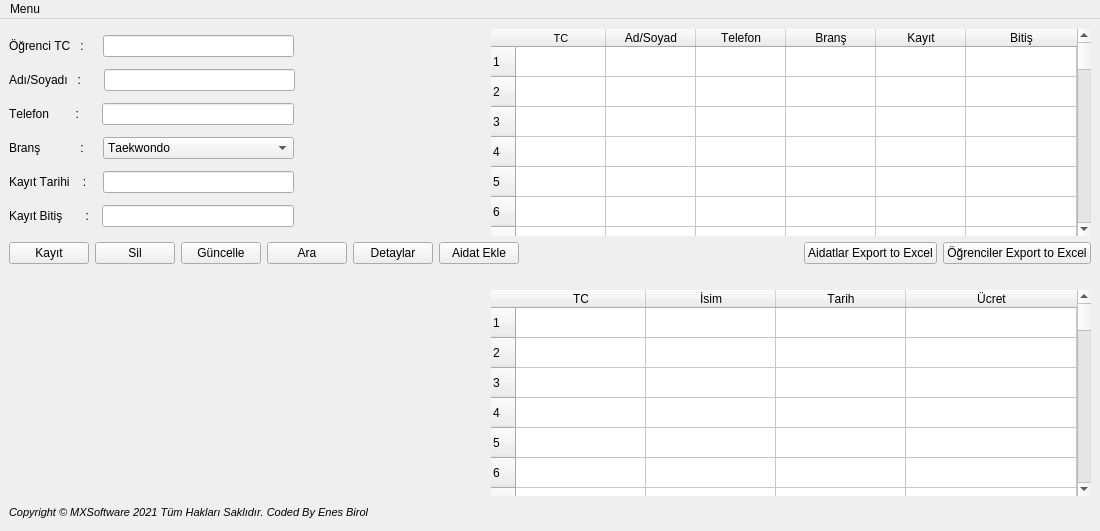
<?xml version="1.0" encoding="UTF-8"?>
<ui version="4.0">
 <class>MainWindow</class>
 <widget class="QMainWindow" name="MainWindow">
  <property name="windowModality">
   <enum>Qt::NonModal</enum>
  </property>
  <property name="geometry">
   <rect>
    <x>0</x>
    <y>0</y>
    <width>1100</width>
    <height>531</height>
   </rect>
  </property>
  <property name="minimumSize">
   <size>
    <width>0</width>
    <height>0</height>
   </size>
  </property>
  <property name="sizeIncrement">
   <size>
    <width>800</width>
    <height>200</height>
   </size>
  </property>
  <property name="baseSize">
   <size>
    <width>700</width>
    <height>200</height>
   </size>
  </property>
  <property name="font">
   <font>
    <weight>50</weight>
    <bold>false</bold>
    <strikeout>false</strikeout>
    <kerning>false</kerning>
   </font>
  </property>
  <property name="windowTitle">
   <string>Sporcu Kayıt ve Aidat Programı</string>
  </property>
  <property name="windowIcon">
   <iconset resource="assets/icons.qrc">
    <normaloff>:/assets/martialarts_g.png</normaloff>:/assets/martialarts_g.png</iconset>
  </property>
  <property name="styleSheet">
   <string notr="true"/>
  </property>
  <widget class="QWidget" name="centralwidget">
   <property name="minimumSize">
    <size>
     <width>1100</width>
     <height>400</height>
    </size>
   </property>
   <layout class="QVBoxLayout" name="verticalLayout_2">
    <property name="topMargin">
     <number>10</number>
    </property>
    <item>
     <layout class="QHBoxLayout" name="horizontalLayout_6">
      <property name="bottomMargin">
       <number>0</number>
      </property>
      <item>
       <layout class="QVBoxLayout" name="verticalLayout">
        <property name="bottomMargin">
         <number>0</number>
        </property>
        <item>
         <layout class="QHBoxLayout" name="horizontalLayout">
          <property name="topMargin">
           <number>0</number>
          </property>
          <item>
           <widget class="QLabel" name="label">
            <property name="text">
             <string>Öğrenci TC   :    </string>
            </property>
           </widget>
          </item>
          <item>
           <widget class="QLineEdit" name="ogr_tc_edit"/>
          </item>
          <item>
           <spacer name="horizontalSpacer_2">
            <property name="orientation">
             <enum>Qt::Horizontal</enum>
            </property>
            <property name="sizeHint" stdset="0">
             <size>
              <width>40</width>
              <height>20</height>
             </size>
            </property>
           </spacer>
          </item>
         </layout>
        </item>
        <item>
         <layout class="QHBoxLayout" name="horizontalLayout_5">
          <property name="topMargin">
           <number>0</number>
          </property>
          <item>
           <widget class="QLabel" name="label_5">
            <property name="text">
             <string>Adı/Soyadı   :     </string>
            </property>
           </widget>
          </item>
          <item>
           <widget class="QLineEdit" name="ogr_name_surname_edit"/>
          </item>
          <item>
           <spacer name="horizontalSpacer_3">
            <property name="orientation">
             <enum>Qt::Horizontal</enum>
            </property>
            <property name="sizeHint" stdset="0">
             <size>
              <width>40</width>
              <height>20</height>
             </size>
            </property>
           </spacer>
          </item>
         </layout>
        </item>
        <item>
         <layout class="QHBoxLayout" name="horizontalLayout_2">
          <property name="topMargin">
           <number>0</number>
          </property>
          <item>
           <widget class="QLabel" name="label_2">
            <property name="text">
             <string>Telefon        :     </string>
            </property>
           </widget>
          </item>
          <item>
           <widget class="QLineEdit" name="ogr_number_edit"/>
          </item>
          <item>
           <spacer name="horizontalSpacer_4">
            <property name="orientation">
             <enum>Qt::Horizontal</enum>
            </property>
            <property name="sizeHint" stdset="0">
             <size>
              <width>40</width>
              <height>20</height>
             </size>
            </property>
           </spacer>
          </item>
         </layout>
        </item>
        <item>
         <layout class="QHBoxLayout" name="horizontalLayout_3">
          <property name="topMargin">
           <number>0</number>
          </property>
          <item>
           <widget class="QLabel" name="label_3">
            <property name="text">
             <string>Branş            :    </string>
            </property>
           </widget>
          </item>
          <item>
           <widget class="QComboBox" name="brans_combox">
            <property name="sizePolicy">
             <sizepolicy hsizetype="MinimumExpanding" vsizetype="Maximum">
              <horstretch>0</horstretch>
              <verstretch>0</verstretch>
             </sizepolicy>
            </property>
            <property name="minimumSize">
             <size>
              <width>10</width>
              <height>10</height>
             </size>
            </property>
            <item>
             <property name="text">
              <string>Taekwondo</string>
             </property>
            </item>
            <item>
             <property name="text">
              <string>Judo</string>
             </property>
            </item>
            <item>
             <property name="text">
              <string>Pilates</string>
             </property>
            </item>
            <item>
             <property name="text">
              <string>Karate</string>
             </property>
            </item>
            <item>
             <property name="text">
              <string>Fitness</string>
             </property>
            </item>
           </widget>
          </item>
          <item>
           <spacer name="horizontalSpacer_5">
            <property name="orientation">
             <enum>Qt::Horizontal</enum>
            </property>
            <property name="sizeHint" stdset="0">
             <size>
              <width>40</width>
              <height>20</height>
             </size>
            </property>
           </spacer>
          </item>
         </layout>
        </item>
        <item>
         <layout class="QHBoxLayout" name="horizontalLayout_7">
          <item>
           <widget class="QLabel" name="label_4">
            <property name="text">
             <string>Kayıt Tarihi    :   </string>
            </property>
           </widget>
          </item>
          <item>
           <widget class="QLineEdit" name="register_edit"/>
          </item>
          <item>
           <spacer name="horizontalSpacer">
            <property name="orientation">
             <enum>Qt::Horizontal</enum>
            </property>
            <property name="sizeHint" stdset="0">
             <size>
              <width>40</width>
              <height>20</height>
             </size>
            </property>
           </spacer>
          </item>
         </layout>
        </item>
        <item>
         <layout class="QHBoxLayout" name="horizontalLayout_4">
          <item>
           <widget class="QLabel" name="label_6">
            <property name="text">
             <string>Kayıt Bitiş       :  </string>
            </property>
           </widget>
          </item>
          <item>
           <widget class="QLineEdit" name="register_finish_edit"/>
          </item>
          <item>
           <spacer name="horizontalSpacer_6">
            <property name="orientation">
             <enum>Qt::Horizontal</enum>
            </property>
            <property name="sizeHint" stdset="0">
             <size>
              <width>40</width>
              <height>20</height>
             </size>
            </property>
           </spacer>
          </item>
         </layout>
        </item>
       </layout>
      </item>
      <item>
       <widget class="QTableWidget" name="ogrenciler_tableWidget">
        <property name="minimumSize">
         <size>
          <width>600</width>
          <height>200</height>
         </size>
        </property>
        <property name="sizeIncrement">
         <size>
          <width>600</width>
          <height>200</height>
         </size>
        </property>
        <property name="baseSize">
         <size>
          <width>600</width>
          <height>200</height>
         </size>
        </property>
        <property name="statusTip">
         <string/>
        </property>
        <property name="autoFillBackground">
         <bool>true</bool>
        </property>
        <property name="inputMethodHints">
         <set>Qt::ImhNone</set>
        </property>
        <property name="frameShape">
         <enum>QFrame::NoFrame</enum>
        </property>
        <property name="frameShadow">
         <enum>QFrame::Sunken</enum>
        </property>
        <property name="lineWidth">
         <number>1</number>
        </property>
        <property name="autoScrollMargin">
         <number>16</number>
        </property>
        <property name="rowCount">
         <number>100</number>
        </property>
        <attribute name="horizontalHeaderCascadingSectionResizes">
         <bool>false</bool>
        </attribute>
        <attribute name="horizontalHeaderDefaultSectionSize">
         <number>90</number>
        </attribute>
        <attribute name="horizontalHeaderHighlightSections">
         <bool>true</bool>
        </attribute>
        <attribute name="horizontalHeaderMinimumSectionSize">
         <number>39</number>
        </attribute>
        <attribute name="horizontalHeaderShowSortIndicator" stdset="0">
         <bool>false</bool>
        </attribute>
        <attribute name="horizontalHeaderStretchLastSection">
         <bool>true</bool>
        </attribute>
        <attribute name="verticalHeaderCascadingSectionResizes">
         <bool>false</bool>
        </attribute>
        <attribute name="verticalHeaderMinimumSectionSize">
         <number>23</number>
        </attribute>
        <row/>
        <row/>
        <row/>
        <row/>
        <row/>
        <row/>
        <row/>
        <row/>
        <row/>
        <row/>
        <row/>
        <row/>
        <row/>
        <row/>
        <row/>
        <row/>
        <row/>
        <row/>
        <row/>
        <row/>
        <row/>
        <row/>
        <row/>
        <row/>
        <row/>
        <row/>
        <row/>
        <row/>
        <row/>
        <row/>
        <row/>
        <row/>
        <row/>
        <row/>
        <row/>
        <row/>
        <row/>
        <row/>
        <row/>
        <row/>
        <row/>
        <row/>
        <row/>
        <row/>
        <row/>
        <row/>
        <row/>
        <row/>
        <row/>
        <row/>
        <row/>
        <row/>
        <row/>
        <row/>
        <row/>
        <row/>
        <row/>
        <row/>
        <row/>
        <row/>
        <row/>
        <row/>
        <row/>
        <row/>
        <row/>
        <row/>
        <row/>
        <row/>
        <row/>
        <row/>
        <row/>
        <row/>
        <row/>
        <row/>
        <row/>
        <row/>
        <row/>
        <row/>
        <row/>
        <row/>
        <row/>
        <row/>
        <row/>
        <row/>
        <row/>
        <row/>
        <row/>
        <row/>
        <row/>
        <row/>
        <row/>
        <row/>
        <row/>
        <row/>
        <row/>
        <row/>
        <row/>
        <row/>
        <row/>
        <row/>
        <column>
         <property name="text">
          <string>TC</string>
         </property>
         <property name="font">
          <font>
           <pointsize>8</pointsize>
          </font>
         </property>
        </column>
        <column>
         <property name="text">
          <string>Ad/Soyad</string>
         </property>
        </column>
        <column>
         <property name="text">
          <string>Telefon</string>
         </property>
        </column>
        <column>
         <property name="text">
          <string>Branş</string>
         </property>
        </column>
        <column>
         <property name="text">
          <string>Kayıt</string>
         </property>
        </column>
        <column>
         <property name="text">
          <string>Bitiş</string>
         </property>
        </column>
       </widget>
      </item>
     </layout>
    </item>
    <item>
     <layout class="QHBoxLayout" name="horizontalLayout_9">
      <property name="bottomMargin">
       <number>0</number>
      </property>
      <item>
       <widget class="QPushButton" name="register_button">
        <property name="text">
         <string>Kayıt</string>
        </property>
       </widget>
      </item>
      <item>
       <widget class="QPushButton" name="delete_button">
        <property name="text">
         <string>Sil</string>
        </property>
       </widget>
      </item>
      <item>
       <widget class="QPushButton" name="update_button">
        <property name="text">
         <string>Güncelle</string>
        </property>
       </widget>
      </item>
      <item>
       <widget class="QPushButton" name="search_button">
        <property name="text">
         <string>Ara</string>
        </property>
       </widget>
      </item>
      <item>
       <widget class="QPushButton" name="more_detail_button">
        <property name="text">
         <string>Detaylar</string>
        </property>
       </widget>
      </item>
      <item>
       <widget class="QPushButton" name="aidat_add_button">
        <property name="text">
         <string>Aidat Ekle</string>
        </property>
       </widget>
      </item>
      <item>
       <spacer name="horizontalSpacer_7">
        <property name="orientation">
         <enum>Qt::Horizontal</enum>
        </property>
        <property name="sizeHint" stdset="0">
         <size>
          <width>40</width>
          <height>20</height>
         </size>
        </property>
       </spacer>
      </item>
      <item>
       <widget class="QPushButton" name="aidat_export_button">
        <property name="text">
         <string>Aidatlar Export to Excel</string>
        </property>
       </widget>
      </item>
      <item>
       <widget class="QPushButton" name="ogr_export_button">
        <property name="sizePolicy">
         <sizepolicy hsizetype="Fixed" vsizetype="Fixed">
          <horstretch>0</horstretch>
          <verstretch>0</verstretch>
         </sizepolicy>
        </property>
        <property name="text">
         <string>Öğrenciler Export to Excel</string>
        </property>
       </widget>
      </item>
     </layout>
    </item>
    <item>
     <widget class="QLabel" name="label_7">
      <property name="text">
       <string/>
      </property>
     </widget>
    </item>
    <item>
     <layout class="QHBoxLayout" name="horizontalLayout_8">
      <property name="bottomMargin">
       <number>0</number>
      </property>
      <item>
       <spacer name="horizontalSpacer_10">
        <property name="orientation">
         <enum>Qt::Horizontal</enum>
        </property>
        <property name="sizeHint" stdset="0">
         <size>
          <width>40</width>
          <height>20</height>
         </size>
        </property>
       </spacer>
      </item>
      <item>
       <widget class="QLabel" name="label_8">
        <property name="minimumSize">
         <size>
          <width>200</width>
          <height>100</height>
         </size>
        </property>
        <property name="styleSheet">
         <string notr="true">image: url(:/assets/martialarts_g.png);</string>
        </property>
        <property name="text">
         <string/>
        </property>
       </widget>
      </item>
      <item>
       <spacer name="horizontalSpacer_8">
        <property name="orientation">
         <enum>Qt::Horizontal</enum>
        </property>
        <property name="sizeHint" stdset="0">
         <size>
          <width>40</width>
          <height>20</height>
         </size>
        </property>
       </spacer>
      </item>
      <item>
       <widget class="QTableWidget" name="aidatlar_tableWidget">
        <property name="minimumSize">
         <size>
          <width>600</width>
          <height>200</height>
         </size>
        </property>
        <property name="sizeIncrement">
         <size>
          <width>600</width>
          <height>200</height>
         </size>
        </property>
        <property name="baseSize">
         <size>
          <width>600</width>
          <height>200</height>
         </size>
        </property>
        <property name="frameShape">
         <enum>QFrame::NoFrame</enum>
        </property>
        <property name="autoScrollMargin">
         <number>16</number>
        </property>
        <property name="dragEnabled">
         <bool>false</bool>
        </property>
        <property name="showGrid">
         <bool>true</bool>
        </property>
        <property name="gridStyle">
         <enum>Qt::SolidLine</enum>
        </property>
        <property name="sortingEnabled">
         <bool>false</bool>
        </property>
        <property name="wordWrap">
         <bool>true</bool>
        </property>
        <property name="cornerButtonEnabled">
         <bool>true</bool>
        </property>
        <property name="rowCount">
         <number>100</number>
        </property>
        <attribute name="horizontalHeaderVisible">
         <bool>true</bool>
        </attribute>
        <attribute name="horizontalHeaderCascadingSectionResizes">
         <bool>false</bool>
        </attribute>
        <attribute name="horizontalHeaderDefaultSectionSize">
         <number>130</number>
        </attribute>
        <attribute name="horizontalHeaderShowSortIndicator" stdset="0">
         <bool>false</bool>
        </attribute>
        <attribute name="horizontalHeaderStretchLastSection">
         <bool>true</bool>
        </attribute>
        <attribute name="verticalHeaderCascadingSectionResizes">
         <bool>false</bool>
        </attribute>
        <attribute name="verticalHeaderDefaultSectionSize">
         <number>25</number>
        </attribute>
        <attribute name="verticalHeaderHighlightSections">
         <bool>true</bool>
        </attribute>
        <attribute name="verticalHeaderMinimumSectionSize">
         <number>30</number>
        </attribute>
        <attribute name="verticalHeaderShowSortIndicator" stdset="0">
         <bool>false</bool>
        </attribute>
        <attribute name="verticalHeaderStretchLastSection">
         <bool>false</bool>
        </attribute>
        <row/>
        <row/>
        <row/>
        <row/>
        <row/>
        <row/>
        <row/>
        <row/>
        <row/>
        <row/>
        <row/>
        <row/>
        <row/>
        <row/>
        <row/>
        <row/>
        <row/>
        <row/>
        <row/>
        <row/>
        <row/>
        <row/>
        <row/>
        <row/>
        <row/>
        <row/>
        <row/>
        <row/>
        <row/>
        <row/>
        <row/>
        <row/>
        <row/>
        <row/>
        <row/>
        <row/>
        <row/>
        <row/>
        <row/>
        <row/>
        <row/>
        <row/>
        <row/>
        <row/>
        <row/>
        <row/>
        <row/>
        <row/>
        <row/>
        <row/>
        <row/>
        <row/>
        <row/>
        <row/>
        <row/>
        <row/>
        <row/>
        <row/>
        <row/>
        <row/>
        <row/>
        <row/>
        <row/>
        <row/>
        <row/>
        <row/>
        <row/>
        <row/>
        <row/>
        <row/>
        <row/>
        <row/>
        <row/>
        <row/>
        <row/>
        <row/>
        <row/>
        <row/>
        <row/>
        <row/>
        <row/>
        <row/>
        <row/>
        <row/>
        <row/>
        <row/>
        <row/>
        <row/>
        <row/>
        <row/>
        <row/>
        <row/>
        <row/>
        <row/>
        <row/>
        <row/>
        <row/>
        <row/>
        <row/>
        <row/>
        <column>
         <property name="text">
          <string>TC</string>
         </property>
        </column>
        <column>
         <property name="text">
          <string>İsim</string>
         </property>
        </column>
        <column>
         <property name="text">
          <string>Tarih</string>
         </property>
        </column>
        <column>
         <property name="text">
          <string>Ücret</string>
         </property>
        </column>
       </widget>
      </item>
     </layout>
    </item>
    <item>
     <layout class="QHBoxLayout" name="horizontalLayout_11">
      <property name="bottomMargin">
       <number>0</number>
      </property>
      <item>
       <widget class="QLabel" name="label_9">
        <property name="font">
         <font>
          <pointsize>8</pointsize>
          <weight>50</weight>
          <italic>true</italic>
          <bold>false</bold>
          <underline>false</underline>
         </font>
        </property>
        <property name="text">
         <string>Copyright © MXSoftware 2021 Tüm Hakları Saklıdır. Coded By Enes Birol</string>
        </property>
       </widget>
      </item>
      <item>
       <spacer name="horizontalSpacer_9">
        <property name="orientation">
         <enum>Qt::Horizontal</enum>
        </property>
        <property name="sizeHint" stdset="0">
         <size>
          <width>40</width>
          <height>20</height>
         </size>
        </property>
       </spacer>
      </item>
     </layout>
    </item>
   </layout>
  </widget>
  <widget class="QMenuBar" name="menubar">
   <property name="geometry">
    <rect>
     <x>0</x>
     <y>0</y>
     <width>1100</width>
     <height>21</height>
    </rect>
   </property>
   <widget class="QMenu" name="menuMenu">
    <property name="title">
     <string>Menu</string>
    </property>
    <addaction name="actionExport_Data"/>
    <addaction name="actionApp_info"/>
   </widget>
   <addaction name="menuMenu"/>
  </widget>
  <action name="actionExit">
   <property name="text">
    <string>Exit</string>
   </property>
  </action>
  <action name="actionExport_Data">
   <property name="checkable">
    <bool>true</bool>
   </property>
   <property name="text">
    <string>Export Data</string>
   </property>
  </action>
  <action name="actionApp_info">
   <property name="text">
    <string>App İnfo</string>
   </property>
  </action>
 </widget>
 <resources>
  <include location="assets/icons.qrc"/>
 </resources>
 <connections/>
</ui>
